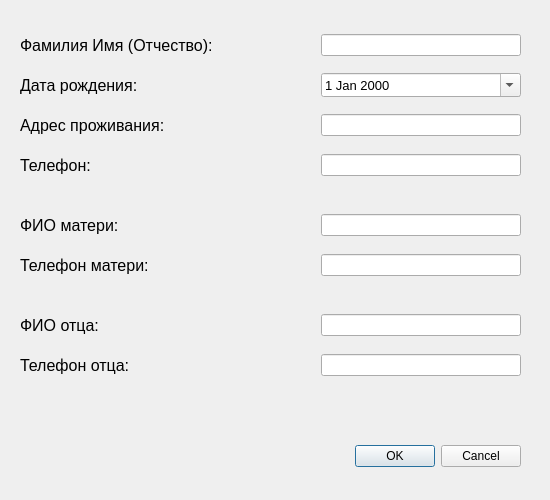
<?xml version="1.0" encoding="UTF-8"?>
<ui version="4.0">
 <class>addSchoolBoyWindow</class>
 <widget class="QDialog" name="addSchoolBoyWindow">
  <property name="geometry">
   <rect>
    <x>0</x>
    <y>0</y>
    <width>550</width>
    <height>500</height>
   </rect>
  </property>
  <property name="windowTitle">
   <string>Dialog</string>
  </property>
  <widget class="QDialogButtonBox" name="buttonBox">
   <property name="geometry">
    <rect>
     <x>180</x>
     <y>440</y>
     <width>341</width>
     <height>32</height>
    </rect>
   </property>
   <property name="orientation">
    <enum>Qt::Horizontal</enum>
   </property>
   <property name="standardButtons">
    <set>QDialogButtonBox::Cancel|QDialogButtonBox::Ok</set>
   </property>
  </widget>
  <widget class="QWidget" name="layoutWidget">
   <property name="geometry">
    <rect>
     <x>20</x>
     <y>70</y>
     <width>501</width>
     <height>31</height>
    </rect>
   </property>
   <layout class="QHBoxLayout" name="horizontalLayout_2">
    <item>
     <widget class="QLabel" name="label_2">
      <property name="font">
       <font>
        <pointsize>12</pointsize>
       </font>
      </property>
      <property name="text">
       <string>Дата рождения:</string>
      </property>
     </widget>
    </item>
    <item>
     <spacer name="horizontalSpacer_2">
      <property name="orientation">
       <enum>Qt::Horizontal</enum>
      </property>
      <property name="sizeHint" stdset="0">
       <size>
        <width>200</width>
        <height>20</height>
       </size>
      </property>
     </spacer>
    </item>
    <item>
     <widget class="QDateEdit" name="schoolBoyBirthDate">
      <property name="sizePolicy">
       <sizepolicy hsizetype="Expanding" vsizetype="Fixed">
        <horstretch>0</horstretch>
        <verstretch>0</verstretch>
       </sizepolicy>
      </property>
      <property name="minimumSize">
       <size>
        <width>200</width>
        <height>0</height>
       </size>
      </property>
      <property name="font">
       <font>
        <pointsize>10</pointsize>
       </font>
      </property>
      <property name="calendarPopup">
       <bool>true</bool>
      </property>
     </widget>
    </item>
   </layout>
  </widget>
  <widget class="QWidget" name="layoutWidget_2">
   <property name="geometry">
    <rect>
     <x>20</x>
     <y>110</y>
     <width>501</width>
     <height>31</height>
    </rect>
   </property>
   <layout class="QHBoxLayout" name="horizontalLayout_3">
    <item>
     <widget class="QLabel" name="label_3">
      <property name="font">
       <font>
        <pointsize>12</pointsize>
       </font>
      </property>
      <property name="text">
       <string>Адрес проживания:</string>
      </property>
     </widget>
    </item>
    <item>
     <spacer name="horizontalSpacer_3">
      <property name="orientation">
       <enum>Qt::Horizontal</enum>
      </property>
      <property name="sizeHint" stdset="0">
       <size>
        <width>100</width>
        <height>20</height>
       </size>
      </property>
     </spacer>
    </item>
    <item>
     <widget class="QLineEdit" name="schoolBoyAddress">
      <property name="minimumSize">
       <size>
        <width>200</width>
        <height>0</height>
       </size>
      </property>
     </widget>
    </item>
   </layout>
  </widget>
  <widget class="QWidget" name="layoutWidget_3">
   <property name="geometry">
    <rect>
     <x>20</x>
     <y>150</y>
     <width>501</width>
     <height>31</height>
    </rect>
   </property>
   <layout class="QHBoxLayout" name="horizontalLayout_4">
    <item>
     <widget class="QLabel" name="label_4">
      <property name="font">
       <font>
        <pointsize>12</pointsize>
       </font>
      </property>
      <property name="text">
       <string>Телефон:</string>
      </property>
     </widget>
    </item>
    <item>
     <spacer name="horizontalSpacer_4">
      <property name="orientation">
       <enum>Qt::Horizontal</enum>
      </property>
      <property name="sizeHint" stdset="0">
       <size>
        <width>1000</width>
        <height>20</height>
       </size>
      </property>
     </spacer>
    </item>
    <item>
     <widget class="QLineEdit" name="schoolBoyPhone">
      <property name="minimumSize">
       <size>
        <width>200</width>
        <height>0</height>
       </size>
      </property>
     </widget>
    </item>
   </layout>
  </widget>
  <widget class="QWidget" name="layoutWidget_4">
   <property name="geometry">
    <rect>
     <x>20</x>
     <y>250</y>
     <width>501</width>
     <height>31</height>
    </rect>
   </property>
   <layout class="QHBoxLayout" name="horizontalLayout_5">
    <item>
     <widget class="QLabel" name="label_5">
      <property name="font">
       <font>
        <pointsize>12</pointsize>
       </font>
      </property>
      <property name="text">
       <string>Телефон матери:</string>
      </property>
     </widget>
    </item>
    <item>
     <spacer name="horizontalSpacer_5">
      <property name="orientation">
       <enum>Qt::Horizontal</enum>
      </property>
      <property name="sizeHint" stdset="0">
       <size>
        <width>100</width>
        <height>20</height>
       </size>
      </property>
     </spacer>
    </item>
    <item>
     <widget class="QLineEdit" name="motherName">
      <property name="minimumSize">
       <size>
        <width>200</width>
        <height>0</height>
       </size>
      </property>
     </widget>
    </item>
   </layout>
  </widget>
  <widget class="QWidget" name="layoutWidget_5">
   <property name="geometry">
    <rect>
     <x>20</x>
     <y>210</y>
     <width>501</width>
     <height>31</height>
    </rect>
   </property>
   <layout class="QHBoxLayout" name="horizontalLayout_6">
    <item>
     <widget class="QLabel" name="label_6">
      <property name="font">
       <font>
        <pointsize>12</pointsize>
       </font>
      </property>
      <property name="text">
       <string>ФИО матери:</string>
      </property>
     </widget>
    </item>
    <item>
     <spacer name="horizontalSpacer_6">
      <property name="orientation">
       <enum>Qt::Horizontal</enum>
      </property>
      <property name="sizeHint" stdset="0">
       <size>
        <width>1000</width>
        <height>20</height>
       </size>
      </property>
     </spacer>
    </item>
    <item>
     <widget class="QLineEdit" name="motherPhone">
      <property name="minimumSize">
       <size>
        <width>200</width>
        <height>0</height>
       </size>
      </property>
     </widget>
    </item>
   </layout>
  </widget>
  <widget class="QWidget" name="layoutWidget_6">
   <property name="geometry">
    <rect>
     <x>20</x>
     <y>350</y>
     <width>501</width>
     <height>31</height>
    </rect>
   </property>
   <layout class="QHBoxLayout" name="horizontalLayout_7">
    <item>
     <widget class="QLabel" name="label_7">
      <property name="font">
       <font>
        <pointsize>12</pointsize>
       </font>
      </property>
      <property name="text">
       <string>Телефон отца:</string>
      </property>
     </widget>
    </item>
    <item>
     <spacer name="horizontalSpacer_7">
      <property name="orientation">
       <enum>Qt::Horizontal</enum>
      </property>
      <property name="sizeHint" stdset="0">
       <size>
        <width>1000</width>
        <height>20</height>
       </size>
      </property>
     </spacer>
    </item>
    <item>
     <widget class="QLineEdit" name="fatherName">
      <property name="minimumSize">
       <size>
        <width>200</width>
        <height>0</height>
       </size>
      </property>
     </widget>
    </item>
   </layout>
  </widget>
  <widget class="QWidget" name="layoutWidget_7">
   <property name="geometry">
    <rect>
     <x>20</x>
     <y>310</y>
     <width>501</width>
     <height>31</height>
    </rect>
   </property>
   <layout class="QHBoxLayout" name="horizontalLayout_8">
    <item>
     <widget class="QLabel" name="label_8">
      <property name="font">
       <font>
        <pointsize>12</pointsize>
       </font>
      </property>
      <property name="text">
       <string>ФИО отца:</string>
      </property>
     </widget>
    </item>
    <item>
     <spacer name="horizontalSpacer_8">
      <property name="orientation">
       <enum>Qt::Horizontal</enum>
      </property>
      <property name="sizeHint" stdset="0">
       <size>
        <width>1000</width>
        <height>20</height>
       </size>
      </property>
     </spacer>
    </item>
    <item>
     <widget class="QLineEdit" name="fatherPhone">
      <property name="minimumSize">
       <size>
        <width>200</width>
        <height>0</height>
       </size>
      </property>
     </widget>
    </item>
   </layout>
  </widget>
  <widget class="QLabel" name="errorLabel">
   <property name="geometry">
    <rect>
     <x>20</x>
     <y>440</y>
     <width>261</width>
     <height>31</height>
    </rect>
   </property>
   <property name="font">
    <font>
     <pointsize>10</pointsize>
    </font>
   </property>
   <property name="styleSheet">
    <string notr="true">color: rgb(255, 0, 0);</string>
   </property>
   <property name="text">
    <string/>
   </property>
  </widget>
  <widget class="QWidget" name="">
   <property name="geometry">
    <rect>
     <x>20</x>
     <y>30</y>
     <width>501</width>
     <height>31</height>
    </rect>
   </property>
   <layout class="QHBoxLayout" name="horizontalLayout">
    <item>
     <widget class="QLabel" name="label">
      <property name="font">
       <font>
        <pointsize>12</pointsize>
       </font>
      </property>
      <property name="text">
       <string>Фамилия Имя (Отчество):</string>
      </property>
     </widget>
    </item>
    <item>
     <spacer name="horizontalSpacer">
      <property name="orientation">
       <enum>Qt::Horizontal</enum>
      </property>
      <property name="sizeHint" stdset="0">
       <size>
        <width>100</width>
        <height>20</height>
       </size>
      </property>
     </spacer>
    </item>
    <item>
     <widget class="QLineEdit" name="schoolBoyName">
      <property name="minimumSize">
       <size>
        <width>200</width>
        <height>0</height>
       </size>
      </property>
     </widget>
    </item>
   </layout>
  </widget>
 </widget>
 <resources/>
 <connections>
  <connection>
   <sender>buttonBox</sender>
   <signal>rejected()</signal>
   <receiver>addSchoolBoyWindow</receiver>
   <slot>reject()</slot>
   <hints>
    <hint type="sourcelabel">
     <x>316</x>
     <y>260</y>
    </hint>
    <hint type="destinationlabel">
     <x>286</x>
     <y>274</y>
    </hint>
   </hints>
  </connection>
 </connections>
</ui>
